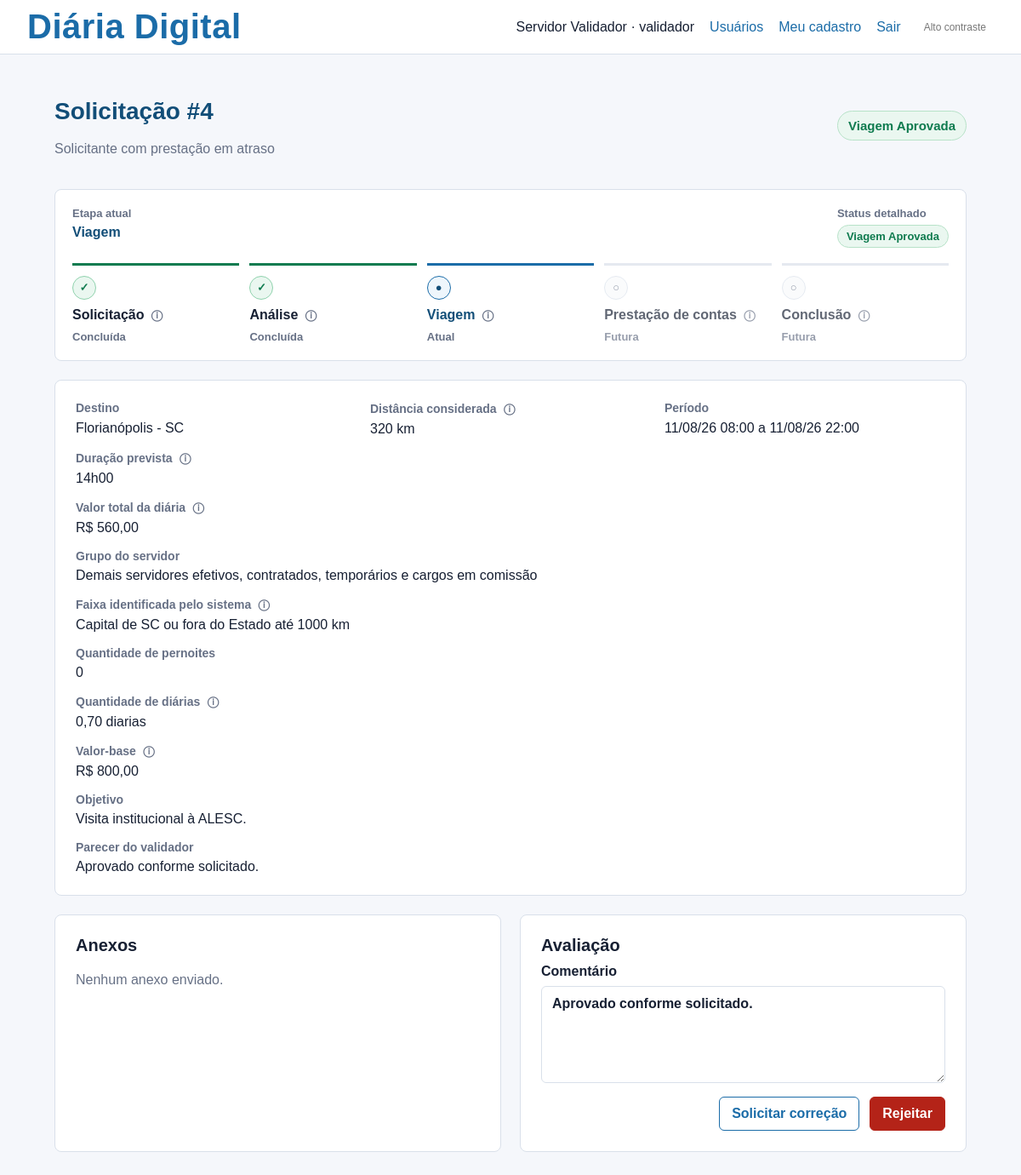
The app's page /solicitacoes/4 (signed in) with its own data.
### tables this page shows
CREATE TABLE users (
                id INTEGER PRIMARY KEY AUTOINCREMENT,
                name TEXT NOT NULL,
                email TEXT NOT NULL UNIQUE,
                password_hash TEXT NOT NULL,
                role TEXT NOT NULL CHECK(role IN ('solicitante', 'validador'))
            , daily_group TEXT, registration TEXT, public_position TEXT, cpf TEXT);

CREATE TABLE requests (
                id INTEGER PRIMARY KEY AUTOINCREMENT,
                user_id INTEGER NOT NULL,
                destination TEXT NOT NULL,
                departure_date TEXT NOT NULL,
                return_date TEXT NOT NULL,
                objective TEXT NOT NULL,
                estimated_amount REAL NOT NULL,
                status TEXT NOT NULL DEFAULT 'rascunho',
                validator_comment TEXT,
                accountability_text TEXT,
                created_at TEXT NOT NULL,
                updated_at TEXT NOT NULL, daily_group TEXT, daily_range TEXT, has_overnight INTEGER DEFAULT 1, accountability_departure_time TEXT, accountability_arrival_time TEXT, transport_mode TEXT, departure_km REAL, arrival_km REAL, refund_amount REAL DEFAULT 0, departure_time TEXT, return_time TEXT, distance_km REAL, daily_factor REAL, base_amount REAL, overnight_count INTEGER DEFAULT 0, daily_quantity REAL,
                FOREIGN KEY(user_id) REFERENCES users(id)
            );

### app.py (the view)
@app.route("/solicitacoes/<int:request_id>")
@login_required
def request_detail(request_id):
    daily_request = get_request_or_404(request_id)
    if not user_can_view(daily_request):
        abort(403)
    attachments = get_attachments(request_id)
    return render_template(
        "request_detail.html",
        daily_request=daily_request,
        attachments=attachments,
        process_progress=get_process_progress(daily_request["status"]),
    )

### app.py (called while the page is built)
def get_db():
    conn = sqlite3.connect(DATABASE)
    conn.row_factory = sqlite3.Row
    return conn

def current_user():
    if "user_id" not in session:
        return None
    with get_db() as db:
        return db.execute("SELECT * FROM users WHERE id = ?", (session["user_id"],)).fetchone()

@app.context_processor
def inject_user():
    return {
        "current_user": current_user(),
        "daily_groups": DAILY_GROUPS,
        "daily_ranges": DAILY_RANGES,
        "status_labels": STATUS_LABELS,
        "role_labels": ROLE_LABELS,
    }

def build_travel_datetimes(departure_date, departure_time, return_date, return_time):
    departure = datetime.fromisoformat(f"{departure_date}T{departure_time}")
    return_ = datetime.fromisoformat(f"{return_date}T{return_time}")
    return departure, return_

@app.template_filter("date_br")
def date_br(value):
    if not value:
        return ""
    return datetime.fromisoformat(value).strftime("%d/%m/%y")

@app.template_filter("moeda_br")
def moeda_br(value):
    amount = float(value or 0)
    formatted = f"{amount:,.2f}"
    return formatted.replace(",", "X").replace(".", ",").replace("X", ".")

@app.template_filter("decimal_br")
def decimal_br(value, places=1):
    if value is None:
        return "-"
    return f"{float(value):.{places}f}".replace(".", ",")

@app.template_filter("daily_quantity_br")
def daily_quantity_br(value):
    quantity = float(value or 0)
    label = "diaria" if abs(quantity - 1.0) < 0.001 else "diarias"
    return f"{quantity:.2f}".replace(".", ",") + f" {label}"

@app.template_filter("duration_br")
def duration_br(daily_request):
    if not daily_request["departure_time"] or not daily_request["return_time"]:
        return "-"
    departure, return_ = build_travel_datetimes(
        daily_request["departure_date"],
        daily_request["departure_time"],
        daily_request["return_date"],
        daily_request["return_time"],
    )
    total_minutes = int((return_ - departure).total_seconds() // 60)
    if total_minutes < 0:
        return "-"
    hours, minutes = divmod(total_minutes, 60)
    return f"{hours}h{minutes:02d}"

@app.template_filter("status_label")
def status_label(value):
    return STATUS_LABELS.get(value, str(value).replace("_", " ").title())

@app.template_filter("status_class")
def status_class(value):
    return f"status-{str(value).replace('_', '-')}"

### templates/request_detail.html (shortened to what this page needs)
{% extends "base.html" %}
{% block content %}
<div class="page-heading">
    <div>
        <h1>Solicitação #{{ daily_request["id"] }}</h1>
        <p class="muted">{{ daily_request["requester_name"] }}</p>
    </div>
    <span class="badge large {{ daily_request['status']|status_class }}">{{ daily_request["status"]|status_label }}</span>
</div>
<section class="process-progress {% if process_progress.is_rejected %}is-rejected{% endif %}" aria-label="Progresso do processo">
    <div class="process-progress-heading">
        <div>
            <strong>Etapa atual</strong>
            <span>{{ "Processo interrompido" if process_progress.is_rejected else process_progress.current_stage.label }}</span>
        </div>
        <div>
            <strong>Status detalhado</strong>
            <span class="badge {{ daily_request['status']|status_class }}">{{ daily_request["status"]|status_label }}</span>
        </div>
    </div>
    <ol class="process-steps">
        {% for stage in process_progress.stages %}
            <li class="process-step is-{{ stage.state }}">
                <span class="process-marker" aria-hidden="true">
                    {% if stage.state == "concluida" %}
                        &#10003;
                    {% elif stage.state == "atual" %}
                        &#9679;
                    {% elif stage.state == "interrompida" %}
                        !
                    {% else %}
                        &#9675;
                    {% endif %}
                </span>
                <span class="process-label label-with-tooltip">
                    {{ stage.label }}
                    <span class="info-tooltip" tabindex="0" role="button" aria-label="Informacao: {{ stage.description }}">&#9432;<span class="tooltip-text" role="tooltip">{{ stage.description }}</span></span>
                </span>
                <span class="process-state">
                    {% if stage.state == "concluida" %}
                        Concluída
                    {% elif stage.state == "atual" %}
                        Atual
                    {% elif stage.state == "interrompida" %}
                        Interrompida
                    {% else %}
                        Futura
                    {% endif %}
                </span>
            </li>
        {% endfor %}
    </ol>
</section>
<section class="details">
    <div>
        <strong>Destino</strong>
        <span>{{ daily_request["destination"] }}</span>
    </div>
    <div>
        <strong class="label-with-tooltip">Distância considerada <span class="info-tooltip" tabindex="0" role="button" aria-label="Informacao: Distância rodoviária aproximada entre Lebon Régis e o município de destino, utilizada para definir a faixa de cálculo da diária.">&#9432;</span></strong>
        <span>{{ (daily_request["distance_km"]|decimal_br(0) ~ " km") if daily_request["distance_km"] is not none else "n?o cadastrada" }}</span>
    </div>
    <div>
        <strong>Período</strong>
        <span>{{ daily_request["departure_date"]|date_br }} {{ daily_request["departure_time"] or "--:--" }} a {{ daily_request["return_date"]|date_br }} {{ daily_request["return_time"] or "--:--" }}</span>
    </div>
    <div>
        <strong class="label-with-tooltip">Duração prevista <span class="info-tooltip" tabindex="0" role="button" aria-label="Informacao: Tempo calculado automaticamente entre a data e a hora de saída e a data e a hora prevista de retorno.">&#9432;</span></strong>
        <span>{{ daily_request|duration_br }}</span>
    </div>
    <div>
        <strong class="label-with-tooltip">Valor total da diária <span class="info-tooltip" tabindex="0" role="button" aria-label="Informacao: Valor calculado automaticamente a partir do valor-base e do fator correspondente ao período do afastamento.">&#9432;</span></strong>
        <span>R$ {{ daily_request["estimated_amount"]|moeda_br }}</span>
    </div>
    {% if daily_request["daily_group"] %}
        <div>
            <strong>Grupo do servidor</strong>
            <span>{{ daily_groups.get(daily_request["daily_group"], daily_request["daily_group"]) }}</span>
        </div>
    {% endif %}
    {% if daily_request["daily_range"] %}
        <div>
            <strong class="label-with-tooltip">Faixa identificada pelo sistema <span class="info-tooltip" tabindex="0" role="button" aria-label="Informacao: Classificação definida automaticamente conforme a distância do destino e as regras aplicáveis à concessão de diárias.">&#9432;</span></strong>
            <span>{{ daily_ranges.get(daily_request["daily_range"], daily_request["daily_range"]) }}</span>
        </div>
    {% endif %}
    <div>
        <strong>Quantidade de pernoites</strong>
        <span>{{ daily_request["overnight_count"] if daily_request["overnight_count"] is not none else (1 if daily_request["has_overnight"] else 0) }}</span>
    </div>
    <div>
        <strong class="label-with-tooltip">Quantidade de diárias <span class="info-tooltip" tabindex="0" role="button" aria-label="Informacao: Quantidade calculada automaticamente a partir da duração total do afastamento e dos pernoites informados.">&#9432;</span></strong>
        <span>{{ (daily_request["daily_quantity"] if daily_request["daily_quantity"] is not none else daily_request["daily_factor"])|daily_quantity_br }}</span>
    </div>
    <div>
        <strong class="label-with-tooltip">Valor-base <span class="info-tooltip" tabindex="0" role="button" aria-label="Informacao: Valor integral da diária correspondente ao grupo funcional do servidor e à faixa da viagem.">&#9432;</span></strong>
        <span>{{ ("R$ " ~ (daily_request["base_amount"]|moeda_br)) if daily_request["base_amount"] is not none else "-" }}</span>
    </div>
    <div>
        <strong>Objetivo</strong>
        <span>{{ daily_request["objective"] }}</span>
    </div>
    {% if daily_request["validator_comment"] %}
        <div>
            <strong>Parecer do validador</strong>
            <span>{{ daily_request["validator_comment"] }}</span>
        </div>
    {% endif %}
</section>
<section class="split">
    <div class="panel">
        <h2>Anexos</h2>
        <ul class="attachments">
            {% for attachment in attachments %}
                <li>
                    <span>{{ attachment["kind"] }}{% if attachment["attachment_type"] %} · {{ attachment["attachment_type"] }}{% endif %} · {{ attachment["original_name"] }}</span>
                    <a href="{{ url_for('uploaded_file', filename=attachment['filename']) }}">Baixar</a>
                </li>
            {% else %}
                <li class="empty">Nenhum anexo enviado.</li>
            {% endfor %}
        </ul>
    </div>
    {% if current_user["role"] == "validador" and daily_request["status"] in ["prestacao_enviada", "prestacao_corrigida"] %}
        <div class="panel">
            <h2>Avaliação da prestação</h2>
            <form method="post" action="{{ url_for('evaluate_request', request_id=daily_request['id']) }}" class="form compact">
                <label>
                    Comentário
                    <textarea name="validator_comment" rows="5" placeholder="Registre ressalva, pendência ou justificativa">{{ daily_request["validator_comment"] or "" }}</textarea>
                </label>
                <div class="actions">
                    <button type="submit" name="action" value="request_correction" class="secondary">Solicitar correção</button>
                    <button type="submit" name="action" value="approve">Aprovar</button>
                    <button type="submit" name="action" value="approve_with_reservations">Aprovar com ressalvas</button>
                    <button type="submit" name="action" value="reject" class="danger-button">Rejeitar</button>
                </div>
            </form>
        </div>
    {% elif current_user["role"] == "validador" and daily_request["status"] in ["enviada", "corrigida", "correcao_solicitada", "aprovada"] %}
        <div class="panel">
            <h2>Avaliação</h2>
            <form method="post" action="{{ url_for('evaluate_request', request_id=daily_request['id']) }}" class="form compact">
                <label>
                    Comentário
                    <textarea name="validator_comment" rows="5" placeholder="Registre orientação, pendência ou justificativa">{{ daily_request["validator_comment"] or "" }}</textarea>
                </label>
                <div class="actions">
                    <button type="submit" name="action" value="request_correction" class="secondary">Solicitar correção</button>
                    <button type="submit" name="action" value="reject" class="danger-button">Rejeitar</button>
                </div>
            </form>
        </div>
    {% elif current_user["role"] == "validador" %}
        <div class="panel">
            <h2>Avaliação</h2>
            <p class="muted">Nenhuma ação disponível para o status atual.</p>
        </div>
    {% endif %}
</section>
{% endblock %}

### templates/base.html (shortened to what this page needs)
<!doctype html>
<html lang="pt-BR">
<head>
    <link rel="stylesheet" href="{{ url_for('static', filename='estilos.css') }}">
</head>
<body>
    <header class="topbar">
        <a class="brand" href="{{ url_for('index') }}">Diária Digital</a>
        <div class="topbar-actions">
            {% if current_user %}
                <nav aria-label="Navegação principal">
                    <span>{{ current_user["name"] }} · {{ current_user["role"] }}</span>
                    {% if current_user["role"] == "validador" %}
                        <a href="{{ url_for('users_list') }}">Usuários</a>
                        <a href="{{ url_for('profile') }}">Meu cadastro</a>
                    {% endif %}
                    <a href="{{ url_for('logout') }}">Sair</a>
                </nav>
            {% endif %}
            <button type="button" class="contrast-toggle" data-contrast-toggle aria-pressed="false">
            </button>
        </div>
    </header>
    <main id="conteudo-principal" class="container" tabindex="-1">
        {% block content %}{% endblock %}
    </main>
</body>
</html>

### records on screen
users: name "Servidor Validador", role "validador"
requests: id "4", status|status_label "Viagem Aprovada", destination "Florianópolis - SC", distance_km "320 km", departure_date "11/08/26", departure_time "08:00", return_date "11/08/26", return_time "22:00", estimated_amount|moeda_br "560,00", get "Demais servidores efetivos, contratados, temporários e cargos em comissão", get "Capital de SC ou fora do Estado até 1000 km", overnight_count "0", daily_quantity "0,70 diarias", base_amount "R$ 800,00", objective "Visita institucional à ALESC.", validator_comment "Aprovado conforme solicitado."
users: requester_name "Solicitante com prestação em atraso"

### other values on screen
{{ stage.label }} "Solicitação" "Análise" "Viagem" "Prestação de contas" "Conclusão"
{{ daily_request|duration_br }} "14h00"
